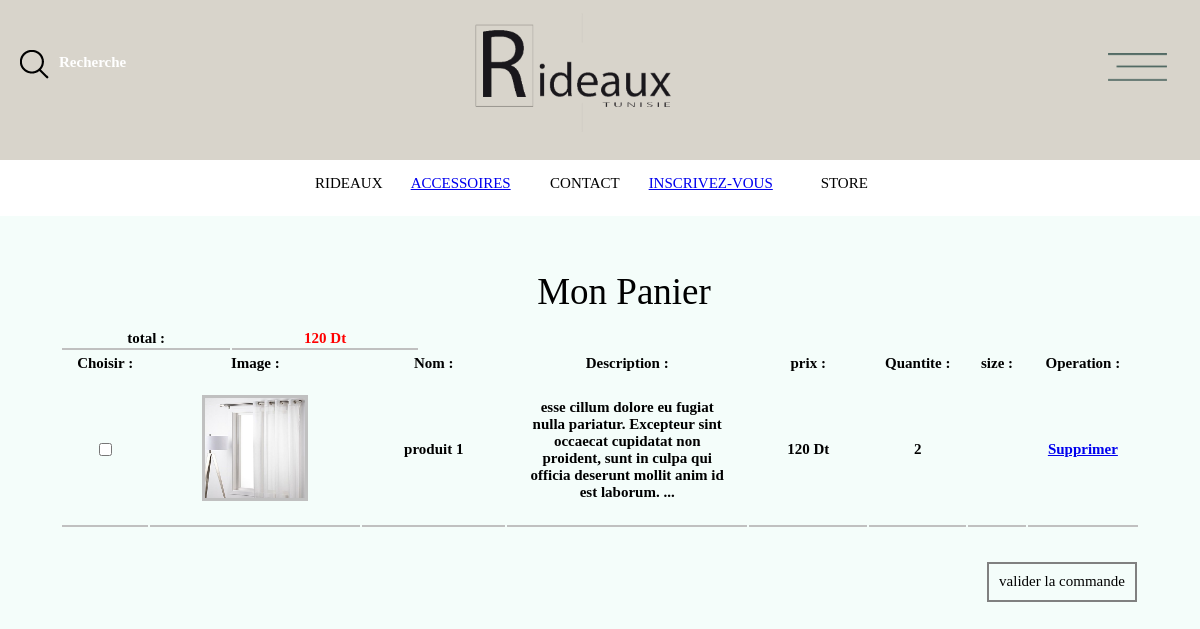
/panier.php (signed in), run on the app's committed database.
### tables this page shows
CREATE TABLE IF NOT EXISTS `panier` (
  `id_panier` int(11) NOT NULL AUTO_INCREMENT,
  `id_client` int(11) NOT NULL,
  `id_produit` int(11) NOT NULL,
  `quantite` varchar(100) NOT NULL,
  PRIMARY KEY (`id_panier`)
);

CREATE TABLE IF NOT EXISTS `produit` (
  `id_produit` int(11) NOT NULL AUTO_INCREMENT,
  `nom_produit` varchar(100) NOT NULL,
  `description_produit` text NOT NULL,
  `quantite_produit` int(11) NOT NULL,
  `prix_produit` float NOT NULL,
  `image_produit` varchar(200) NOT NULL,
  `categorie_produit` int(11) NOT NULL,
  `reference_produit` varchar(100) NOT NULL,
  `size` varchar(100) NOT NULL,
  PRIMARY KEY (`id_produit`)
);

### panier.php (the view, shortened to what this page needs)
<!DOCTYPE html>
<html>
<head>
  <link rel="stylesheet" href="css/conferences1.css" />
  <link rel="stylesheet" type="text/css" href="css/style.css">
</head>
<body bgcolor="#F4FDFA">
  <div class="container_index1">
    <?php include('header.php');?>
    <div class="page6666">
        <center><h2 style="color:black;line-height:30px;">Mon Panier</h2></center>
        <table border="0" width="30%" style="margin-left:3%;color:white;">
          <tr>
              <th style="color:black;border-bottom:2px solid silver;">
                  total :
              </th>
              <th style="color:black;border-bottom:2px solid silver;">
                  <?php
                             $req_total=mysql_query("select sum(prix_produit) as total from panier, produit where (id_client = '$_SESSION[id]') and (panier.id_produit = produit.id_produit)");
                            while($row_total = mysql_fetch_array($req_total)){
                                if($row_total['total'] != 0){
                                  echo "<font color='red'><b>".$row_total['total']." Dt</b></font>";
                                }else{
                                  echo "<font color='red'><b>0 Dt</b></font>";
                                }
                            }
                          ?>
              </th>
          </tr>
        </table>
        <form action="" method="post">
        <table   width="90%" style="margin-left:3%;color:white;">
          <tr>
              <th style="color:black;">
                  Choisir :
              </th>
              <th style="color:black;">
                  Image :
              </th>
              <th style="color:black;">
                  Nom :
              </th>
              <th style="color:black;">
                  Description :
              </th>
              <th style="color:black;">
                  prix :
              </th>
              <th style="color:black;">
                  Quantite :
              </th>
              <th style="color:black;">
                  size :
              </th>
              <th style="color:black;">
                  Operation :
              </th>
          </tr>
          <?php
          $req=mysql_query("select * from panier,produit where (panier.id_produit = produit.id_produit) and (panier.id_client = '$_SESSION[id]')");
            while($row = mysql_fetch_array($req)){
            ?>
                <tr>
                <th style="color:black;padding:20px;border-bottom:2px solid silver;">
                  <input type="checkbox" name="choix[]" value="<?php echo $row['id_panier'];?>">
              </th>
              <th style="color:black;padding:20px;border-bottom:2px solid silver;">
                  <img src="produit/<?php echo $row['image_produit'];?>" width="100" height="100" style="border:3px solid silver;">
              </th>
              <th style="color:black;padding:20px;border-bottom:2px solid silver;">
                  <?php echo $row['nom_produit'];?>
              </th>
              <th style="color:black;padding:20px;width:200px;border-bottom:2px solid silver;">
                  <?php echo substr($row['description_produit'],300);?> ...
              </th>
              <th style="color:black;padding:20px;border-bottom:2px solid silver;">
                  <?php echo $row['prix_produit'];?> Dt
              </th>
              <th style="color:black;padding:20px;border-bottom:2px solid silver;">
                  <?php echo $row['quantite'];?>
              </th>
              <th style="color:black;padding:20px;border-bottom:2px solid silver;">
              </th>
              <th style="color:black;border-bottom:2px solid silver;">
                  <a href="suppr.php?id_su=<?php echo $row['id_panier'];?>">Supprimer</a>
              </th>
          </tr>
            <?php
            }
          ?>
        </table>
        <table border="0" width="90%;" style="margin-left:3%">
          <tr>
              <td align="right"><input name="commande" type="submit" value="valider la commande"style="border:2px solid grey;height:40px;width:150px;margin-top:30px;background:transparent;color:black;"></td>
          </tr>
        </table>
        </form>
    </div>
    </div>
</body>
</html>

### header.php (shortened to what this page needs)
<div class="page3">
    <div class="sous_page1">
          <span class="recherche_icon">
              <img src="image/recherche.png">
              <b id="rech">Recherche</b>
          </span>
    </div>
    <div class="sous_page2">
        <a href="acceuil.php"><img src="image/logo.png" class="image_page1" width="200"></a>
    </div>
    <div class="sous_page3">
      <div style="float:right;">
          <img src="image/trais.png" class="pull-right trais">
      </div>
    </div>
</div>
<div class="page4">
<center>
<table  class="menu" border="0">
    <tr>
      <td class="menu_focus">RIDEAUX</td>
      <td><a href="produit.php?id=4">ACCESSOIRES</a></td>
      <td>CONTACT</td>
      <td><a href="inscription.php">INSCRIVEZ-VOUS</a></td>
      <td>STORE</td>
    </tr>
  </table>
</center>
</div>

### css/conferences1.css (style rules this page uses)
*, *:before, *:after { overflow-x: hidden; }
body { font-family: MuseoSans, serif; font-size:15px; color: #fff; -webkit-font-smoothing: antialiased; }
input, textarea, select { font-family: MuseoSans, serif; font-size: 15px; color: #fff; }
input[type="submit"], button { -webkit-appearance: none; -webkit-border-radius: 0; }
h2 { margin-bottom: 20px; font-size: 37px; line-height: 130%; font-weight: normal; }

### css/style.css (style rules this page uses)
body { margin: 0; padding: 0; overflow-x:hidden; }
.page3 { background: #D8D4CB; height: 20vh; width: 100%; overflow: hidden; }
.menu { padding: 12px; width: 600px; }
.page4 { background: white; height: 7vh; width: 100%; color: black; }
.image_page1 { display: block; margin-left: auto; margin-right: auto; }
.sous_page1 { width: 21%; height: 20vh; float: left; padding-left: 20px; padding-top: 50px; }
#rech { margin-top: 4px; position: absolute; margin-left: 10px; }
.sous_page2 { width: 50%; height: 20vh; float: left; padding-top: 10px; }
.sous_page3 { width: 25%; height: 20vh; float: left; padding-right: 20px; padding-top: 50px; }
.page6666 { height: auto; width: 100%; padding-left: 2%; padding-right: 2%; padding-top: 30px; color: black; padding-bottom: 20px; }

### data on the page
panier: id_produit.image_produit (picture), id_produit.nom_produit "produit 1", id_produit.description_produit "esse cillum dolore eu fugiat nulla pariatur. Excepteur sint occaecat cupidatat non proident, sunt in culpa qui officia deserunt mollit anim id est laborum.", id_produit.prix_produit "120", quantite "2"

### other printed values
$row_total['total'] "120"
